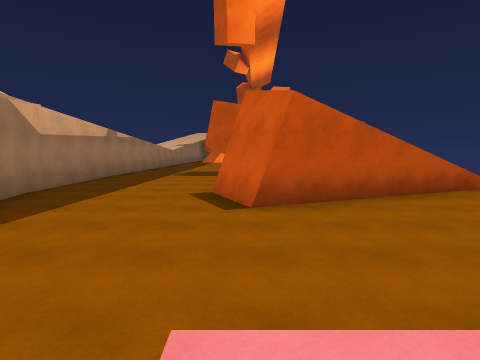
View 1 (above)

16 first-person views from a walk through a 3-D level made in the Unity game engine. The camera is 1.3 m above the floor, tilts 6° down and sees 80° across. The floor is counted in squares, 2 m on a side. Each view is taken from the middle of a square. On the plan, view 1 faces up. The plan holds only what a view shows up to about 9 squares ahead; the rest is blank. The place goes on beyond the plan. The player character is not drawn. Surface patterns are stand-ins for the level's own textures.

View 2
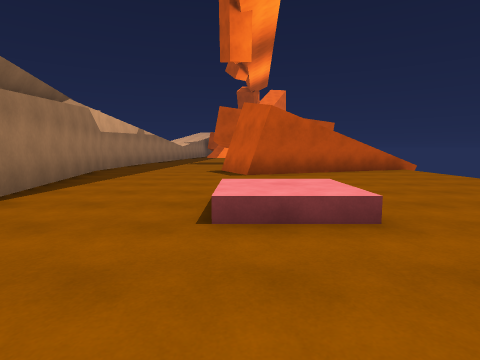

View 3
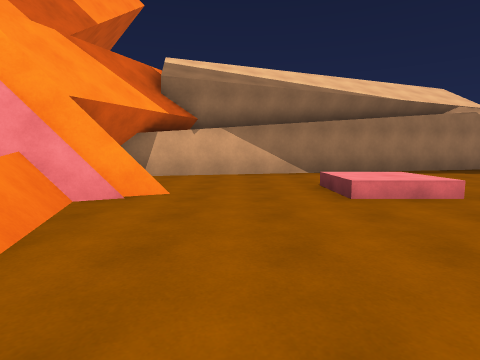

View 4
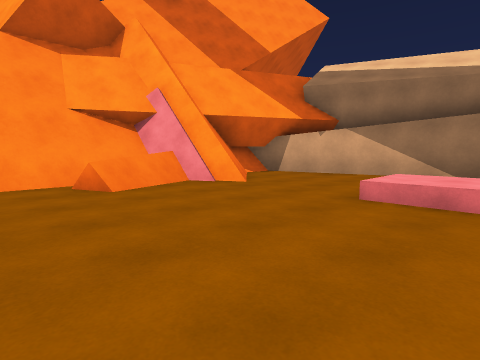

View 5
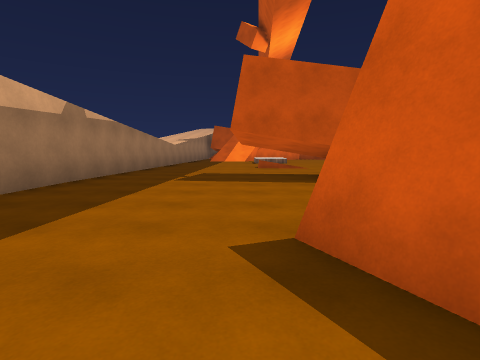

View 6
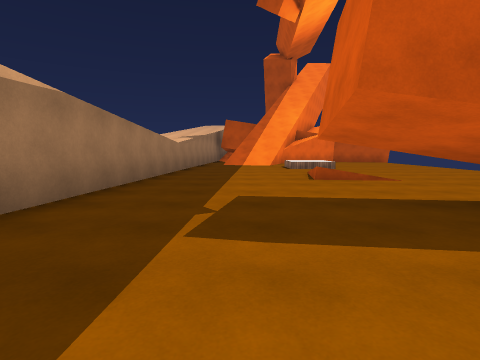

View 7
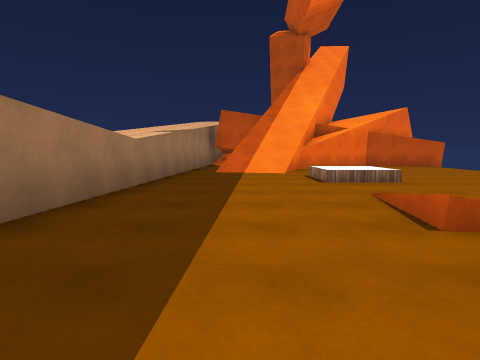

View 8
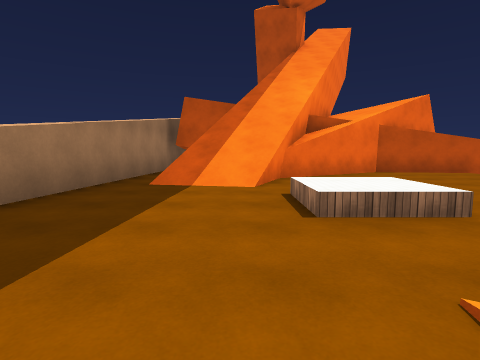

View 9
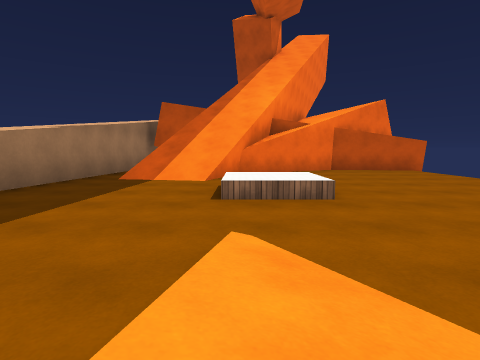

View 10
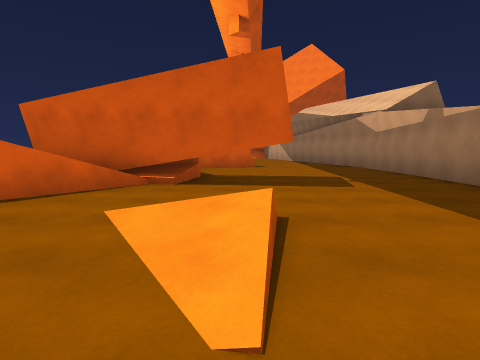

View 11
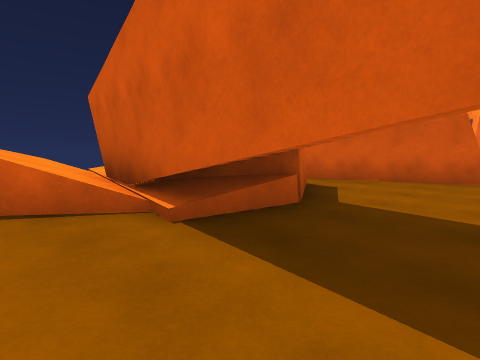

View 12
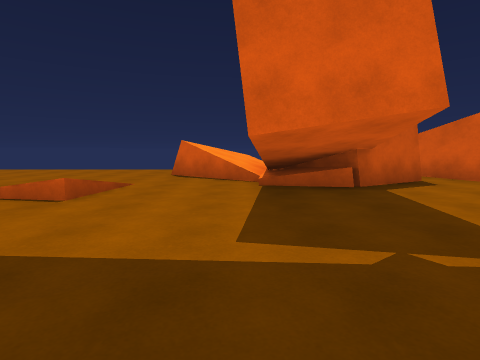

View 13
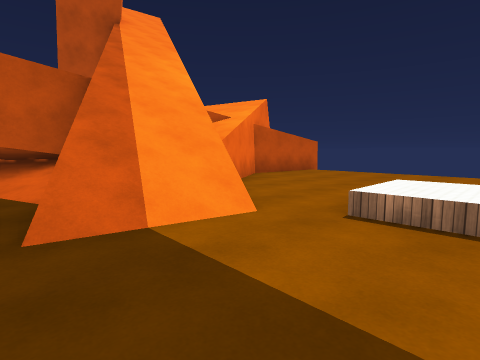

View 14
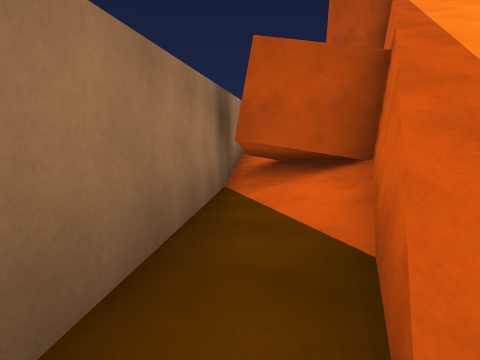

View 15
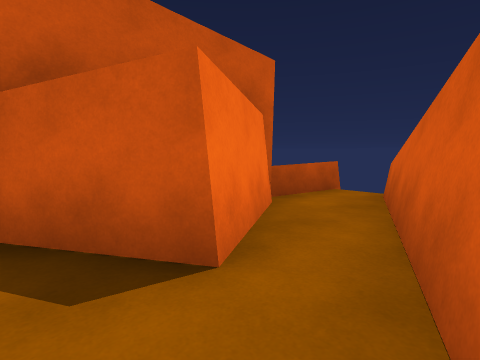

View 16
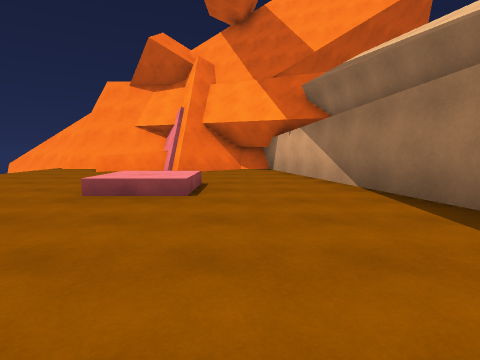

### Floor plan
Key: @ floor where view 1 was taken; # wall or solid block; x gap in a wall; . main floor; : floor 0.5 m higher than the main floor; / step, stairs or slope; = window, fence, low wall or low ledge; ^ raised ledge; v drop or lower ground; T thing the floor can be seen under or through.
Columns run from 5 left of view 1 to 6 right of it. Each row starts with its distance up from view 1.
 29   ^   #
 28   ^   v
 27   #^  /
 26   ## v//
 25  ###v//v
 24  #//#//v###
 23  #.///v#...x
 22  #.#//.....
 21  #.///.....
 20  #../......
 19 ^#...//....
 18  ^...::....
 17  ^.........
 16  #.../.....
 15 ##.../.....
 14 #....//....
 13 #.......^#
 12 #...T..^^^^
 11 #....TTT##^=
 10 #....TTT##^^
  9 #......##..
  8 #.........^
  7 #......###^
  6 #....#####.
  5 #....###...
  4 ##.........
  3  #.........
  2  #........
  1  #...//....
  0  ##..@:....
 -1   #........
 -2   #........
 -3   #...=....
 -4   #..##==..
 -5   #####////
 -6      ##///
 -7      ##///
 -8       ###/
 -9         ##

Positions as (right, up) in squares from view 1, and headings:
1: (0, 0), facing up
2: (0, -3), facing up
3: (5, -2), facing left
4: (5, 1), facing down-left
5: (-1, 4), facing up
6: (-2, 8), facing up
7: (-2, 12), facing up
8: (-1, 15), facing up
9: (0, 14), facing up
10: (0, 17), facing down
11: (-1, 13), facing down-right
12: (-4, 12), facing right
13: (-3, 18), facing up-right
14: (-3, 20), facing up
15: (1, 7), facing up-right
16: (-1, 5), facing down
